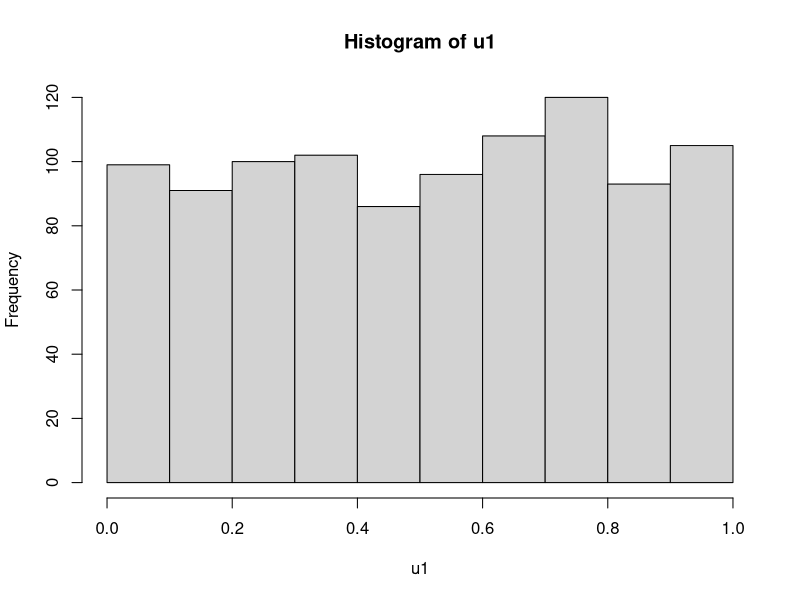
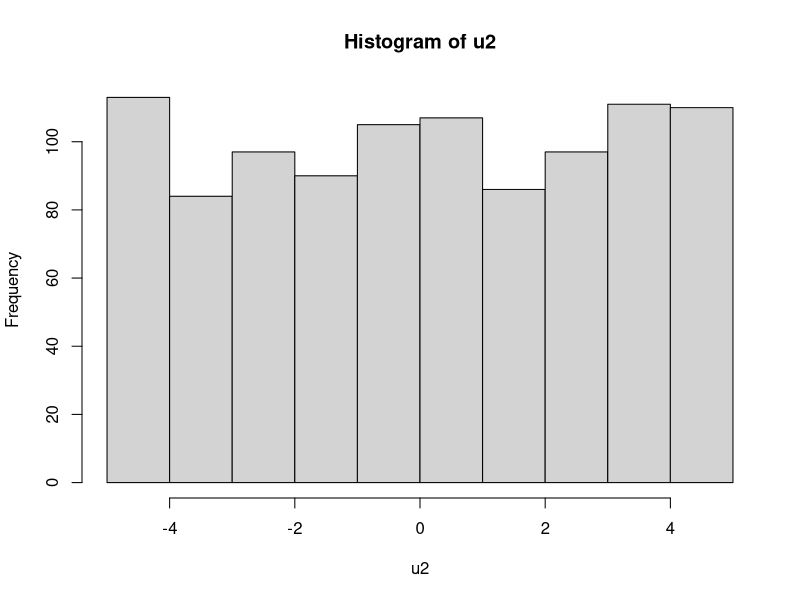

Write R code to recreate these figures, in order.
## ---- chunk 1
knitr::opts_chunk$set(echo = TRUE)
## ---- chunk 2
help(runif)
## ---- chunk 3
u1 <- runif(n = 1000)
## ---- chunk 4
min(u1)
max(u1)
mean(u1)
## ---- chunk 5
hist(u1)
## ---- chunk 6
u2 <- runif(1000, -5, 5)
## ---- chunk 7
min(u2)
max(u2)
mean(u2)
hist(u2)
